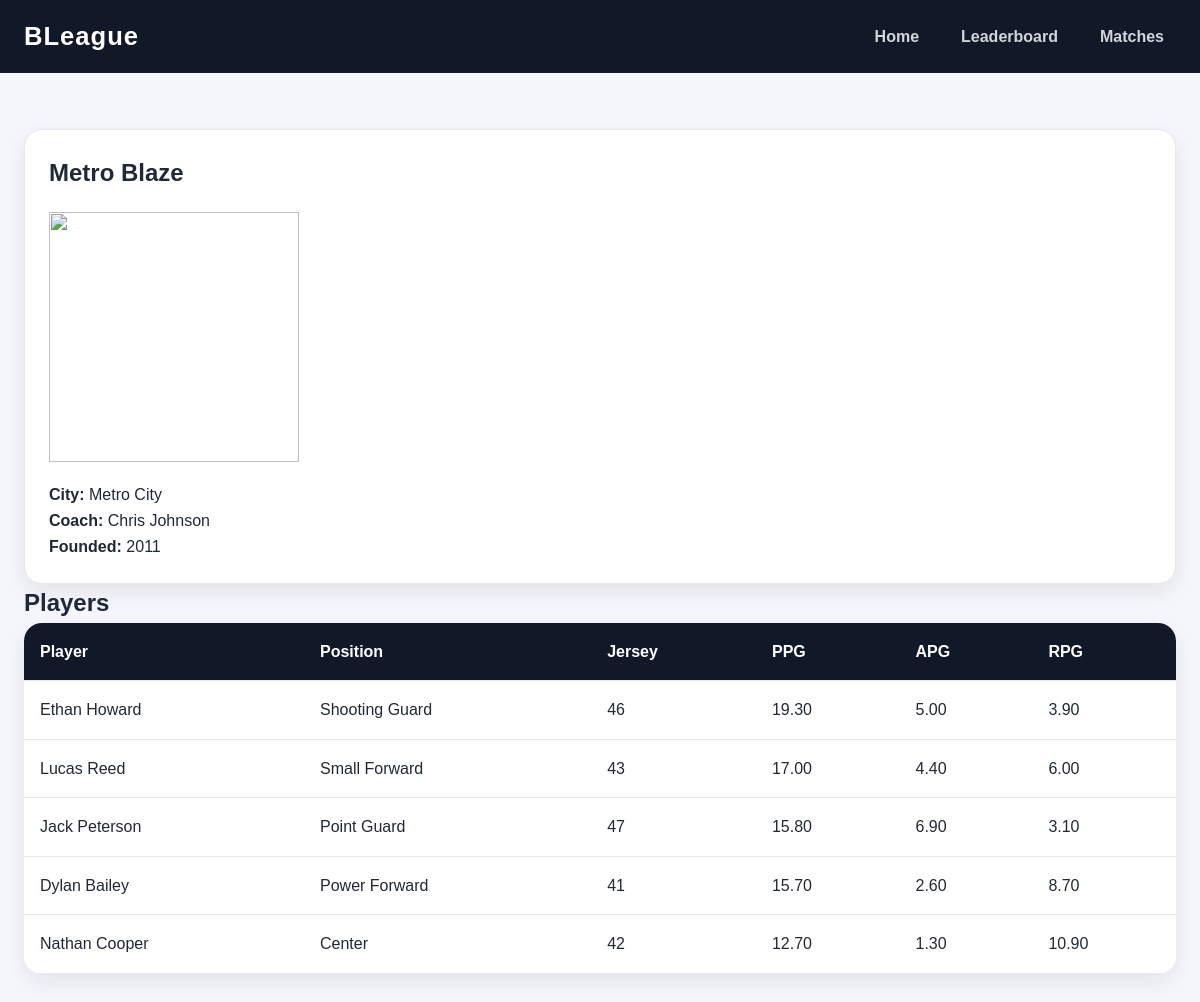
The page /team.php?id=4 on the database its author committed.
### tables this page shows
CREATE TABLE Teams(
    TeamID INT AUTO_INCREMENT PRIMARY KEY,
    TeamsName VARCHAR(100) NOT NULL UNIQUE,
    City VARCHAR(100) NOT NULL,
    CoachName VARCHAR(100),
    FoundedYear YEAR NOT NULL,

    CONSTRAINT chk_founded_year 
    CHECK (FoundedYear >= 2000)
);

CREATE TABLE Players(
    PlayerID INT AUTO_INCREMENT PRIMARY KEY,

    PlayerName VARCHAR(100) NOT NULL,
    PlayerPosition VARCHAR(50) NOT NULL,

    JerseyNumber INT NOT NULL UNIQUE,

    PointsPerGame DECIMAL(5,2) DEFAULT 0,
    AssistsPerGame DECIMAL(5,2) DEFAULT 0,
    ReboundsPerGame DECIMAL(5,2) DEFAULT 0,

    TeamID INT NOT NULL,

    CONSTRAINT chk_jersey 
    CHECK (JerseyNumber BETWEEN 0 AND 99),

    CONSTRAINT chk_points 
    CHECK (PointsPerGame >= 0),

    CONSTRAINT chk_assists 
    CHECK (AssistsPerGame >= 0),

    CONSTRAINT chk_rebounds 
    CHECK (ReboundsPerGame >= 0),

    CONSTRAINT fk_players_team 
    FOREIGN KEY (TeamID) REFERENCES Teams(TeamID)
    ON DELETE CASCADE
    ON UPDATE CASCADE
);

### web/team.php (the view, shortened to what this page needs)
<?php
include "db.php";
$teamID = intval($_GET['id']);
$teamSql = "SELECT * FROM Teams WHERE TeamID = $teamID";
$teamResult = $conn->query($teamSql);
$team = $teamResult->fetch_assoc();
$image = strtolower(str_replace(" ", "", $team['TeamsName'])) . ".png";
?>
<!DOCTYPE html>
<html>
<head>
    <link rel="stylesheet" href="style.css">
</head>
<body>
<header class="site-header">
    <nav class="navbar">
        <a class="logo" href="index.php">BLeague</a>
        <ul class="nav-links">
            <li><a href="index.php">Home</a></li>
            <li><a href="leaderboard.php">Leaderboard</a></li>
            <li><a href="matches.php">Matches</a></li>
        </ul>
    </nav>
</header>
<main>
<section class="section">
    <div class="team-card">
        <h1><?php echo $team['TeamsName']; ?></h1>
        <img src="images/<?php echo $image; ?>" class="team-logo-large">
        <p><strong>City:</strong> <?php echo $team['City']; ?></p>
        <p><strong>Coach:</strong> <?php echo $team['CoachName']; ?></p>
        <p><strong>Founded:</strong> <?php echo $team['FoundedYear']; ?></p>
    </div>
    <h2>Players</h2>
    <div class="table-wrapper">
        <table>
            <tr>
                <th>Player</th>
                <th>Position</th>
                <th>Jersey</th>
                <th>PPG</th>
                <th>APG</th>
                <th>RPG</th>
            </tr>
            <?php
            $playerSql = "
            SELECT * FROM Players
            WHERE TeamID = $teamID
            ORDER BY PointsPerGame DESC
            ";
            $players = $conn->query($playerSql);
            while ($row = $players->fetch_assoc()) {
                echo "<tr>";
                echo "<td>" . $row['PlayerName'] . "</td>";
                echo "<td>" . $row['PlayerPosition'] . "</td>";
                echo "<td>" . $row['JerseyNumber'] . "</td>";
                echo "<td>" . $row['PointsPerGame'] . "</td>";
                echo "<td>" . $row['AssistsPerGame'] . "</td>";
                echo "<td>" . $row['ReboundsPerGame'] . "</td>";
                echo "</tr>";
            }
            ?>
        </table>
    </div>
</section>
</main>
</body>
</html>

### web/style.css (style rules this page uses)
* { box-sizing: border-box; margin: 0; padding: 0; }
body { font-family: Arial, Helvetica, sans-serif; background: #f4f6fb; color: #1f2937; line-height: 1.6; }
.site-header { background: #111827; position: sticky; top: 0; z-index: 10; }
.navbar { max-width: 1200px; margin: auto; padding: 16px 24px; display: flex; align-items: center; justify-content: space-between; }
.logo { color: #ffffff; font-size: 1.6rem; font-weight: 800; text-decoration: none; letter-spacing: 1px; }
.nav-links { list-style: none; display: flex; gap: 18px; }
.nav-links a { color: #d1d5db; text-decoration: none; font-weight: 600; padding: 8px 12px; border-radius: 8px; }
.section { max-width: 1200px; margin: 0 auto; padding: 56px 24px; }
.team-card { background: #ffffff; border: 1px solid #e5e7eb; border-radius: 18px; padding: 24px; box-shadow: 0 8px 20px rgba(17, 24, 39, 0.08); }
.table-wrapper { overflow-x: auto; background: #ffffff; border-radius: 18px; box-shadow: 0 8px 20px rgba(17, 24, 39, 0.08); }
table { width: 100%; border-collapse: collapse; }
th, td { padding: 16px; text-align: left; border-bottom: 1px solid #e5e7eb; }
th { background: #111827; color: #ffffff; }
.team-logo-large { width:250px; height:250px; object-fit:contain; margin:20px 0; }

### rows shown on the page
teams: TeamsName "Metro Blaze", City "Metro City", CoachName "Chris Johnson", FoundedYear "2011"
players: PlayerName "Ethan Howard", PlayerPosition "Shooting Guard", JerseyNumber "46", PointsPerGame "19.30", AssistsPerGame "5.00", ReboundsPerGame "3.90"
players: PlayerName "Lucas Reed", PlayerPosition "Small Forward", JerseyNumber "43", PointsPerGame "17.00", AssistsPerGame "4.40", ReboundsPerGame "6.00"
players: PlayerName "Jack Peterson", PlayerPosition "Point Guard", JerseyNumber "47", PointsPerGame "15.80", AssistsPerGame "6.90", ReboundsPerGame "3.10"
players: PlayerName "Dylan Bailey", PlayerPosition "Power Forward", JerseyNumber "41", PointsPerGame "15.70", AssistsPerGame "2.60", ReboundsPerGame "8.70"
players: PlayerName "Nathan Cooper", PlayerPosition "Center", JerseyNumber "42", PointsPerGame "12.70", AssistsPerGame "1.30", ReboundsPerGame "10.90"
